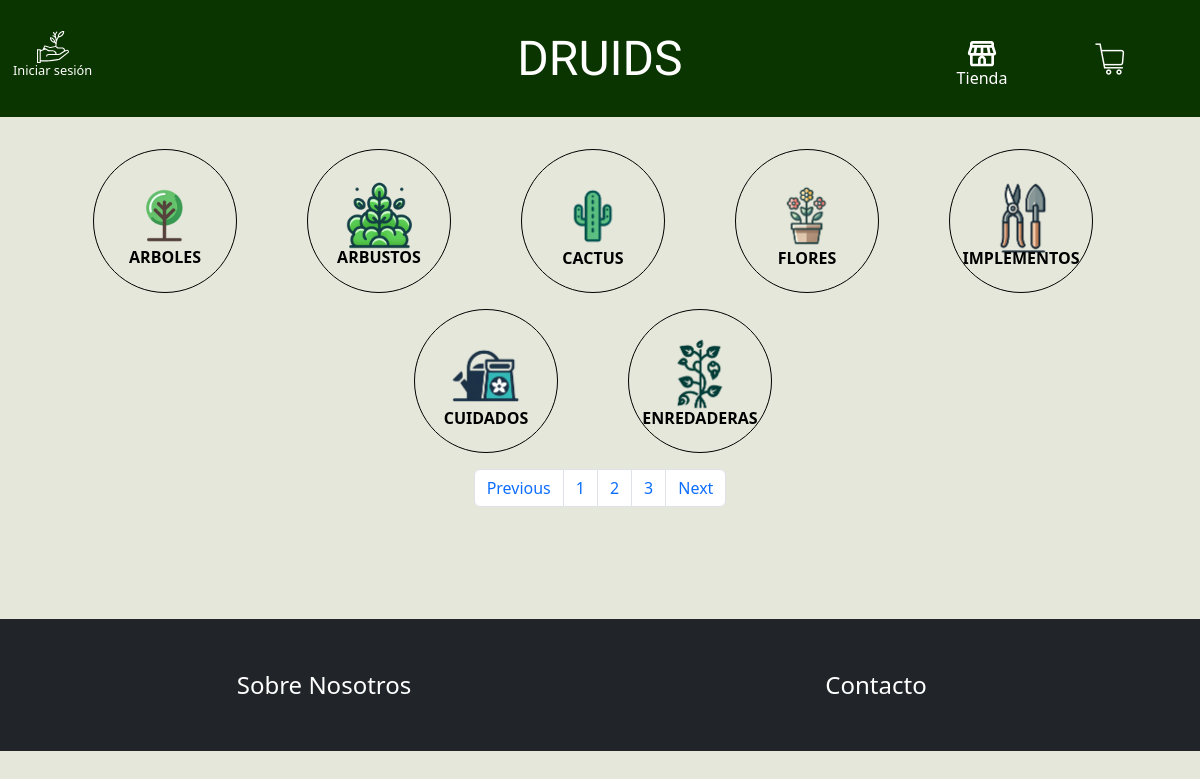
The page /listadoProductos/Flores/ on the database as committed earlier.
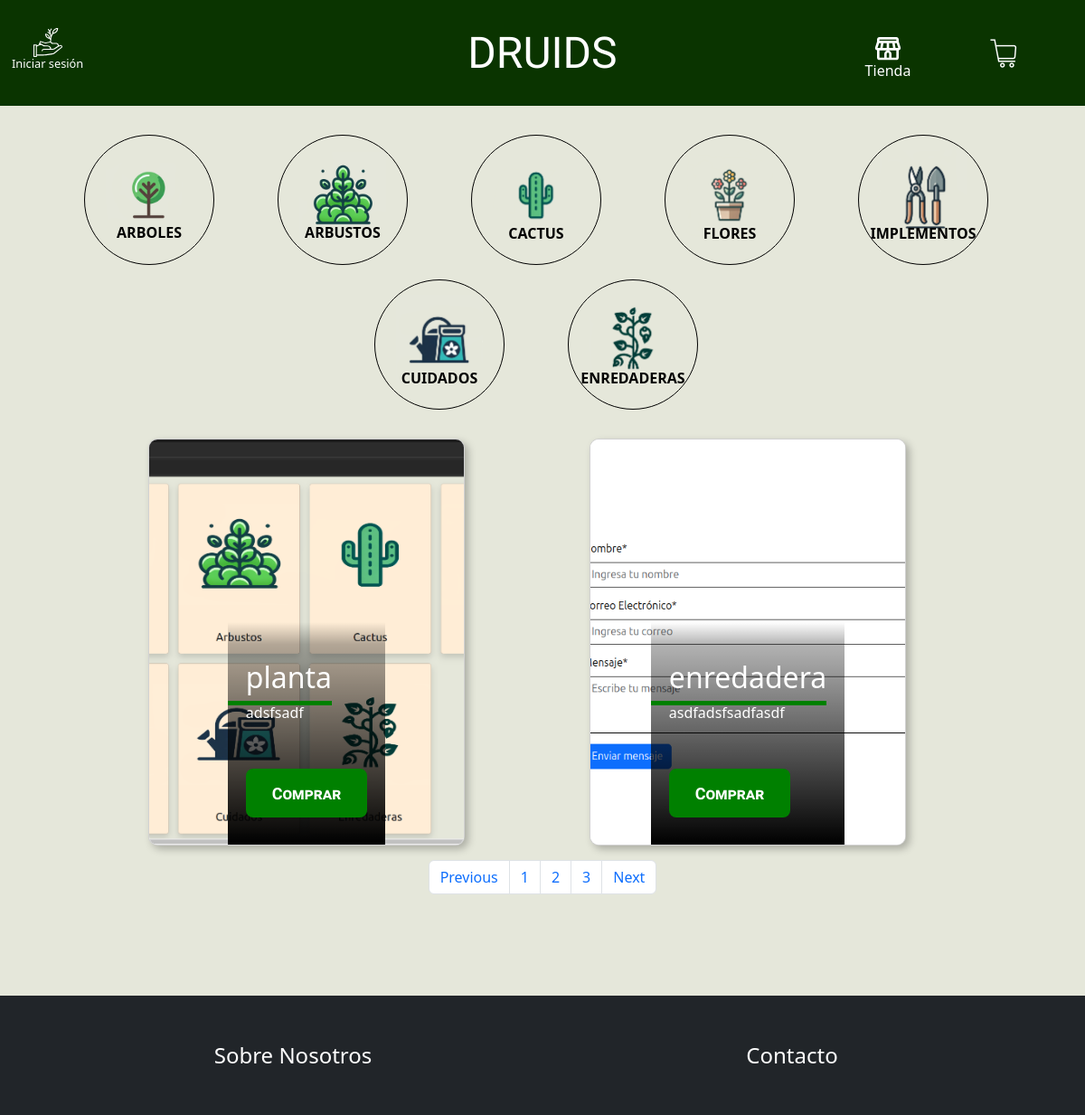
The same page on the database as committed later.
### Druids/models.py (models this page shows, shortened)
class Producto(models.Model):
    nombre = models.CharField(max_length=100, verbose_name="Nombre del producto")
    precio = models.DecimalField(max_digits=10, decimal_places=2, verbose_name="Precio")
    categoria = models.CharField(max_length=50, choices=Categorias, verbose_name="Categoría")
    stock = models.PositiveIntegerField(validators=[MinValueValidator(0)], verbose_name="Stock")
    descripcion = models.TextField(verbose_name="Descripción del producto")
    cuidados = models.TextField(verbose_name="Descripción de cuidados")
    imagen_principal = models.ImageField(upload_to='productos/', verbose_name="Imagen Principal")
    imagen_2 = models.ImageField(upload_to='productos/', blank=True, null=True, verbose_name="Imagen del producto 2")
    imagen_3 = models.ImageField(upload_to='productos/', blank=True, null=True, verbose_name="Imagen del producto 3")
    imagen_4 = models.ImageField(upload_to='productos/', blank=True, null=True, verbose_name="Imagen del producto 4")

### Druids/views.py (the view)
# urls.py: path('listadoProductos/<str:categoria>/', listadoProductos, name='listadoProductos'),
def listadoProductos(request, categoria):
    if categoria == 'todos':
        productos = Producto.objects.all().order_by('nombre')
    else:
        productos = Producto.objects.filter(categoria=categoria)
    return render(request, 'Druids/listadoProductos.html', {'productos': productos})

### Druids/templates/Druids/listadoProductos.html (shortened to what the changed rows need)
{% extends 'Druids/base.html' %}
{% load static %}
{% block contenido %}
<link rel="stylesheet" href="{% static 'Druids/css/listadoProductos.css' %}">
<link rel="stylesheet" href="{% static 'Druids/css/card-producto.css' %}">
<main>
    <section class="listado-productos">
        <div class="row d-flex justify-content-center ">
            {% for producto in productos %}
            <div class="col-lg-2 col-md-3 col-sm-6 my-3">
                <div class="card">
                    <img class="card__background" src="{{ producto.imagen_principal.url}}" alt="Imagen del producto">
                    <div class="card__content | flow">
                        <div class="card__content--container | flow">
                            <h2 class="card__title">{{ producto.nombre }}</h2>
                            <p class="card__description">{{ producto.descripcion }}</p>
                        </div>
                        <button class="card__button"><a href="{% url 'producto' producto.id %}">Comprar</a></button>
                    </div>
                </div>
            </div>
            {% endfor %}
        </div>
    </section>
</main>
{% endblock %}

Rows that differ between the two databases and show on the page:
added Producto: imagen_principal (picture), nombre "planta", descripcion "adsfsadf"
added Producto: imagen_principal (picture), nombre "enredadera", descripcion "asdfadsfsadfasdf"
